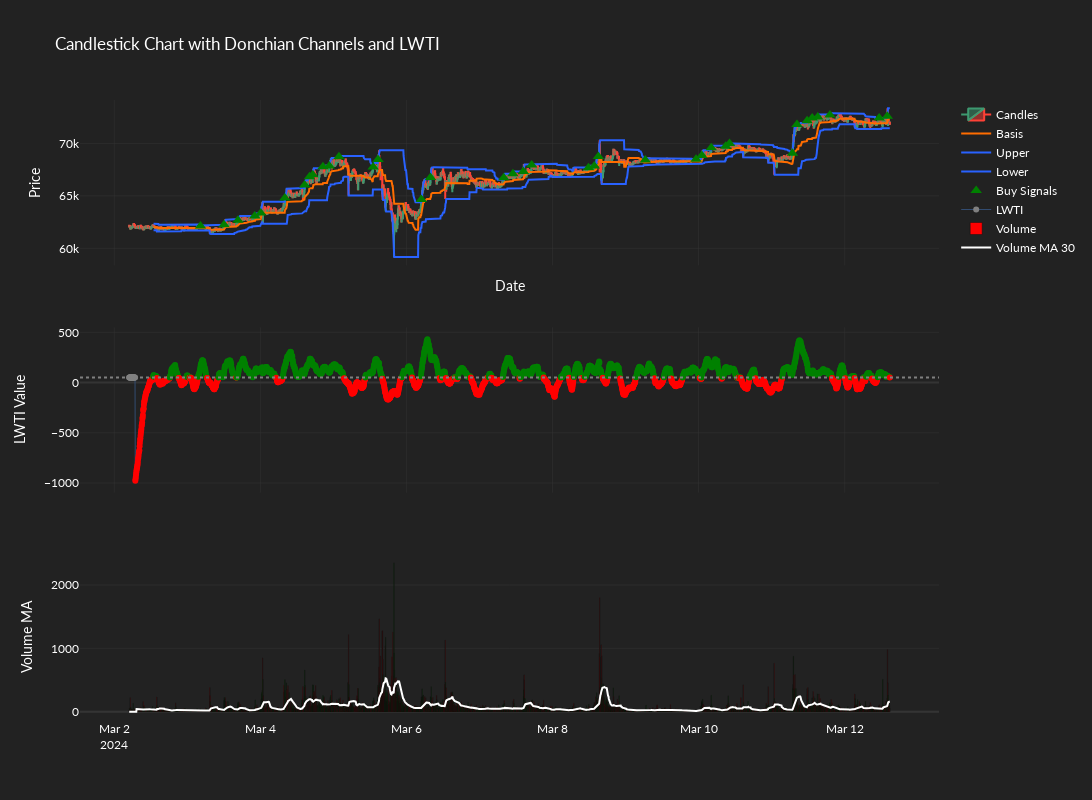

The cell this chart's notebook holds for it:
### Code cell
long_strat = DonChainLWTI(
    long_short="long",    
)
long_strat.set_entries_exits_array(
    candles=candles,
    ind_set_index=0,
)
long_strat.plot_signals(candles=candles)

### Figure 1 — Plotly figure (JSON) as saved in the notebook; plotly's stock layout.template omitted (floating-point values rounded to 4 significant figures; data arrays with more than 128 entries replaced by an {"elided": "..."} marker saying what was removed)
{"data": [{"close": {"elided": "3000 float values"}, "high": {"elided": "3000 float values"}, "low": {"elided": "3000 float values"}, "name": "Candles", "open": {"elided": "3000 float values"}, "type": "candlestick", "x": {"elided": "3000 str values"}, "xaxis": "x", "yaxis": "y"}, {"line": {"color": "#FF6D00"}, "name": "Basis", "type": "scatter", "x": {"elided": "2905 str values"}, "xaxis": "x", "y": {"elided": "2905 float values"}, "yaxis": "y"}, {"line": {"color": "#2962FF"}, "name": "Upper", "type": "scatter", "x": {"elided": "2905 str values"}, "xaxis": "x", "y": {"elided": "2905 float values"}, "yaxis": "y"}, {"line": {"color": "#2962FF"}, "name": "Lower", "type": "scatter", "x": {"elided": "2905 str values"}, "xaxis": "x", "y": {"elided": "2905 float values"}, "yaxis": "y"}, {"marker": {"color": "green", "size": 10, "symbol": "triangle-up"}, "mode": "markers", "name": "Buy Signals", "type": "scatter", "x": {"elided": "3000 str values"}, "y": {"elided": "3000 float values"}}, {"line": {"width": 1}, "marker": {"color": {"elided": "3000 str values"}}, "mode": "lines+markers", "name": "LWTI", "type": "scatter", "x": {"elided": "3000 str values"}, "xaxis": "x2", "y": {"elided": "3000 float values"}, "yaxis": "y2"}, {"marker": {"color": {"elided": "3000 str values"}}, "name": "Volume", "type": "bar", "x": {"elided": "3000 str values"}, "xaxis": "x3", "y": {"elided": "3000 float values"}, "yaxis": "y3"}, {"line": {"color": "white"}, "mode": "lines", "name": "Volume MA 30", "type": "scatter", "x": {"elided": "3000 str values"}, "xaxis": "x3", "y": {"elided": "3000 float values"}, "yaxis": "y3"}], "layout": {"height": 800, "shapes": [{"line": {"color": "gray", "dash": "dot"}, "type": "line", "x0": 0, "x1": 1, "xref": "x2 domain", "y0": 50, "y1": 50, "yref": "y2"}], "title": {"text": "Candlestick Chart with Donchian Channels and LWTI"}, "width": 1200, "xaxis": {"anchor": "y", "domain": [0, 1], "matches": "x3", "rangeslider": {"visible": false}, "showticklabels": false, "title": {"text": "Date"}}, "xaxis2": {"anchor": "y2", "domain": [0, 1], "matches": "x3", "showticklabels": false}, "xaxis3": {"anchor": "y3", "domain": [0, 1]}, "yaxis": {"anchor": "x", "domain": [0.7333, 1], "title": {"text": "Price"}}, "yaxis2": {"anchor": "x2", "domain": [0.3667, 0.6333], "title": {"text": "LWTI Value"}}, "yaxis3": {"anchor": "x3", "domain": [0, 0.2667], "title": {"text": "Volume MA"}}}}
